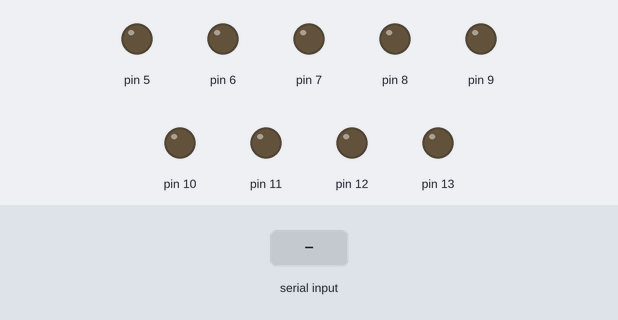
A sketch run on a simulated Arduino Uno, built with avr-gcc and run on an emulated ATmega328P. On the bench: output pins drawn as LEDs (lit = HIGH). Inputs (shaded band) come from the test bench.

Above: at 1.2 s.
1.3 s: "1" received over Serial
At 2.3 s:
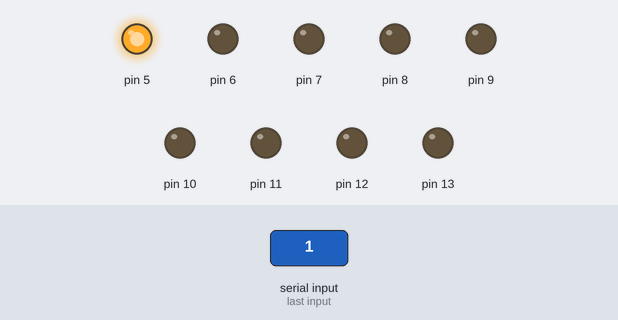
2.8 s: "2" received over Serial
At 3.5 s:
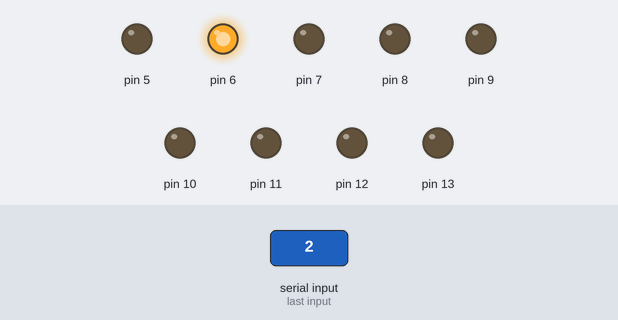
4.3 s: "3" received over Serial
At 4.6 s:
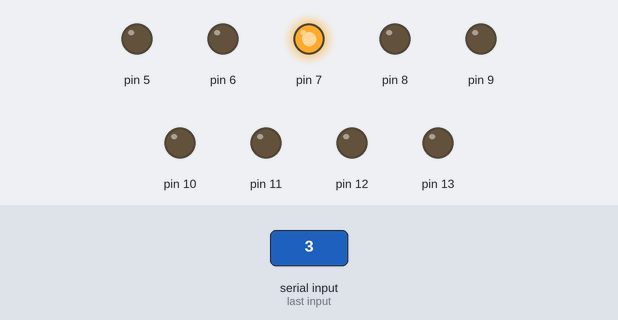
5.8 s: "4" received over Serial
At 7.0 s:
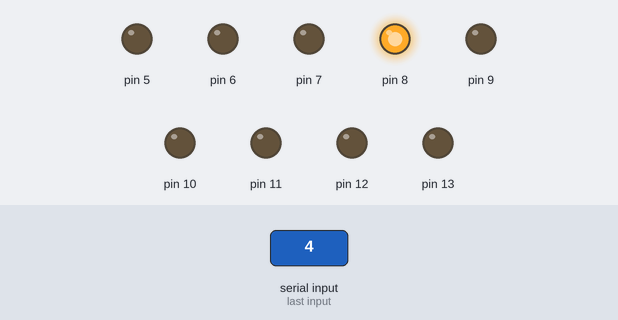
7.3 s: "5" received over Serial
At 8.1 s:
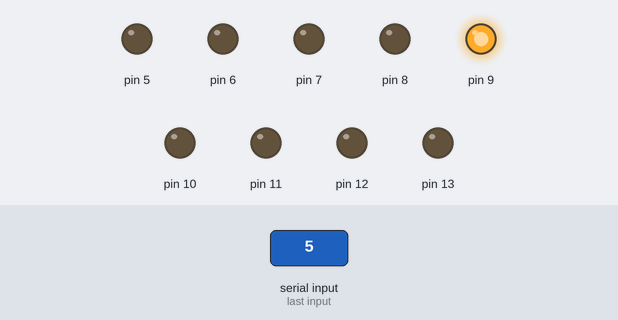
8.8 s: "6" received over Serial
At 9.3 s:
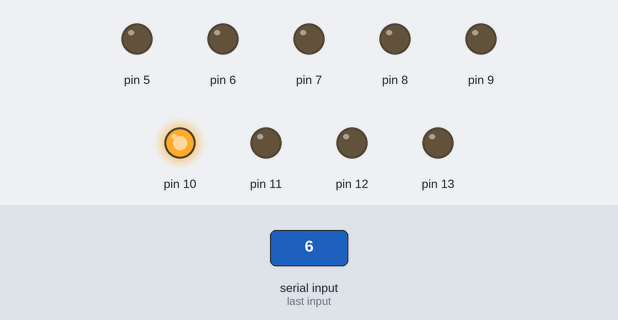
Timing chart, 0 to 11.3 s (numbered marks = the images above; inputs shaded):
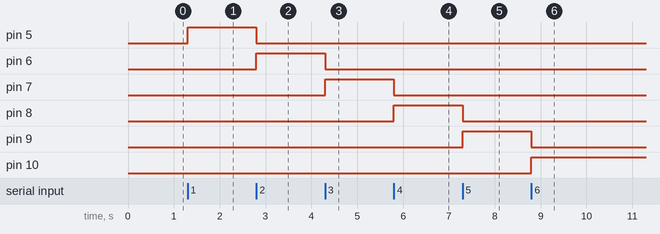

The sketch:

sketch_dec15a.ino
```cpp
int LED1=5;
int LED2=6;
int LED3=7;
int LED4=8;
int LED5=9;
int LED6=10;
int LED7=11;
int LED8=12;
int LED9=13;
void setup() {
Serial.begin(9600);
pinMode(5,OUTPUT);
pinMode(6,OUTPUT);
pinMode(7,OUTPUT);
pinMode(8,OUTPUT);
pinMode(9,OUTPUT);
pinMode(10,OUTPUT);
pinMode(11,OUTPUT);
pinMode(12,OUTPUT);
pinMode(13,OUTPUT);
}


void loop() {
 if (Serial.available())
{


int readveri= Serial.read();

if ( readveri=='1')
{
digitalWrite(5,HIGH);

digitalWrite(6,LOW);
digitalWrite(7,LOW);
digitalWrite(8,LOW);
digitalWrite(9,LOW);
digitalWrite(10,LOW);
digitalWrite(11,LOW);
digitalWrite(12,LOW);
digitalWrite(13,LOW);


}


if ( readveri=='2')
{
digitalWrite(6,HIGH);

digitalWrite(5,LOW);
digitalWrite(7,LOW);
digitalWrite(8,LOW);
digitalWrite(9,LOW);
digitalWrite(10,LOW);
digitalWrite(11,LOW);
digitalWrite(12,LOW);
digitalWrite(13,LOW);
}
if ( readveri=='3')
{
digitalWrite(7,HIGH);

digitalWrite(6,LOW);
digitalWrite(5,LOW);
digitalWrite(8,LOW);
digitalWrite(9,LOW);
digitalWrite(10,LOW);
digitalWrite(11,LOW);
digitalWrite(12,LOW);
digitalWrite(13,LOW);
}
if ( readveri=='4')


{
digitalWrite(8,HIGH);

digitalWrite(6,LOW);
digitalWrite(7,LOW);
digitalWrite(5,LOW);
digitalWrite(9,LOW);
digitalWrite(10,LOW);
digitalWrite(11,LOW);
digitalWrite(12,LOW);
digitalWrite(13,LOW);

}
if ( readveri=='5')


{
digitalWrite(9,HIGH);

digitalWrite(6,LOW);
digitalWrite(7,LOW);
digitalWrite(8,LOW);
digitalWrite(5,LOW);
digitalWrite(10,LOW);
digitalWrite(11,LOW);
digitalWrite(12,LOW);
digitalWrite(13,LOW);

}
if ( readveri=='6')
{
digitalWrite(10,HIGH);

digitalWrite(6,LOW);
digitalWrite(7,LOW);
digitalWrite(8,LOW);
digitalWrite(9,LOW);
digitalWrite(5,LOW);
digitalWrite(11,LOW);
digitalWrite(12,LOW);
digitalWrite(13,LOW);

}
if ( readveri=='7')
{
digitalWrite(11,HIGH);

digitalWrite(6,LOW);
digitalWrite(7,LOW);
digitalWrite(8,LOW);
digitalWrite(9,LOW);
digitalWrite(10,LOW);
digitalWrite(5,LOW);
digitalWrite(12,LOW);
digitalWrite(13,LOW);
}
if ( readveri=='8')
{
digitalWrite(12,HIGH);

digitalWrite(6,LOW);
digitalWrite(7,LOW);
digitalWrite(8,LOW);
digitalWrite(9,LOW);
digitalWrite(10,LOW);
digitalWrite(11,LOW);
digitalWrite(5,LOW);
digitalWrite(13,LOW);

}
if ( readveri=='9')
{
digitalWrite(13,HIGH);

digitalWrite(6,LOW);
digitalWrite(7,LOW);
digitalWrite(8,LOW);
digitalWrite(9,LOW);
digitalWrite(10,LOW);
digitalWrite(11,LOW);
digitalWrite(12,LOW);
digitalWrite(5,LOW);
}
}
}
```

Measured:
- after the input at 1.3 s, pin 5: LOW → HIGH at once
- after the input at 2.8 s, pin 5: HIGH → LOW at once; pin 6: LOW → HIGH at once
- after the input at 4.3 s, pin 6: HIGH → LOW at once; pin 7: LOW → HIGH at once
- after the input at 5.8 s, pin 7: HIGH → LOW at once; pin 8: LOW → HIGH at once
- after the input at 7.3 s, pin 8: HIGH → LOW at once; pin 9: LOW → HIGH at once
- after the input at 8.8 s, pin 9: HIGH → LOW at once; pin 10: LOW → HIGH at once
